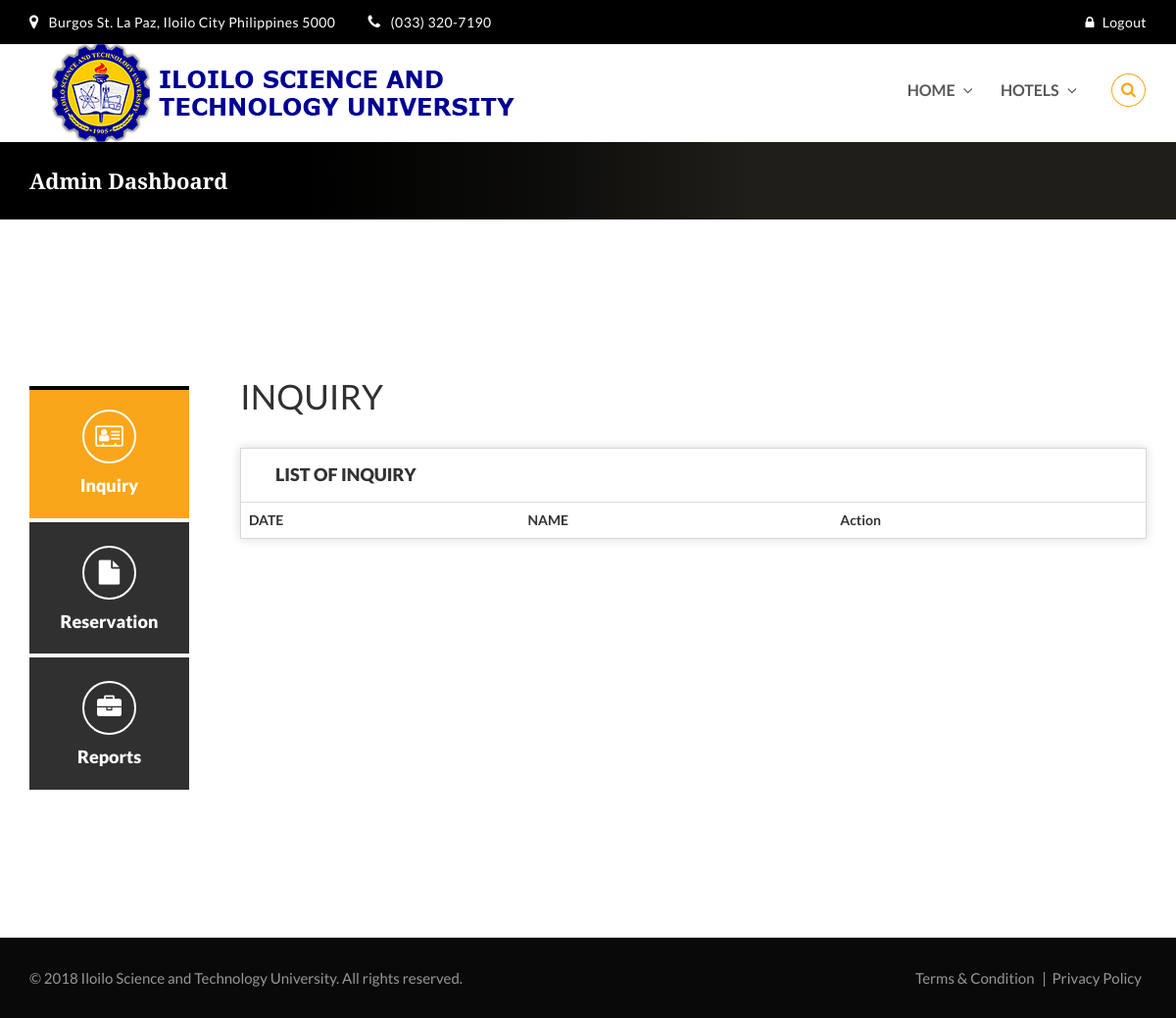
/inquiry.php (signed in), run on an earlier commit of the app's database.
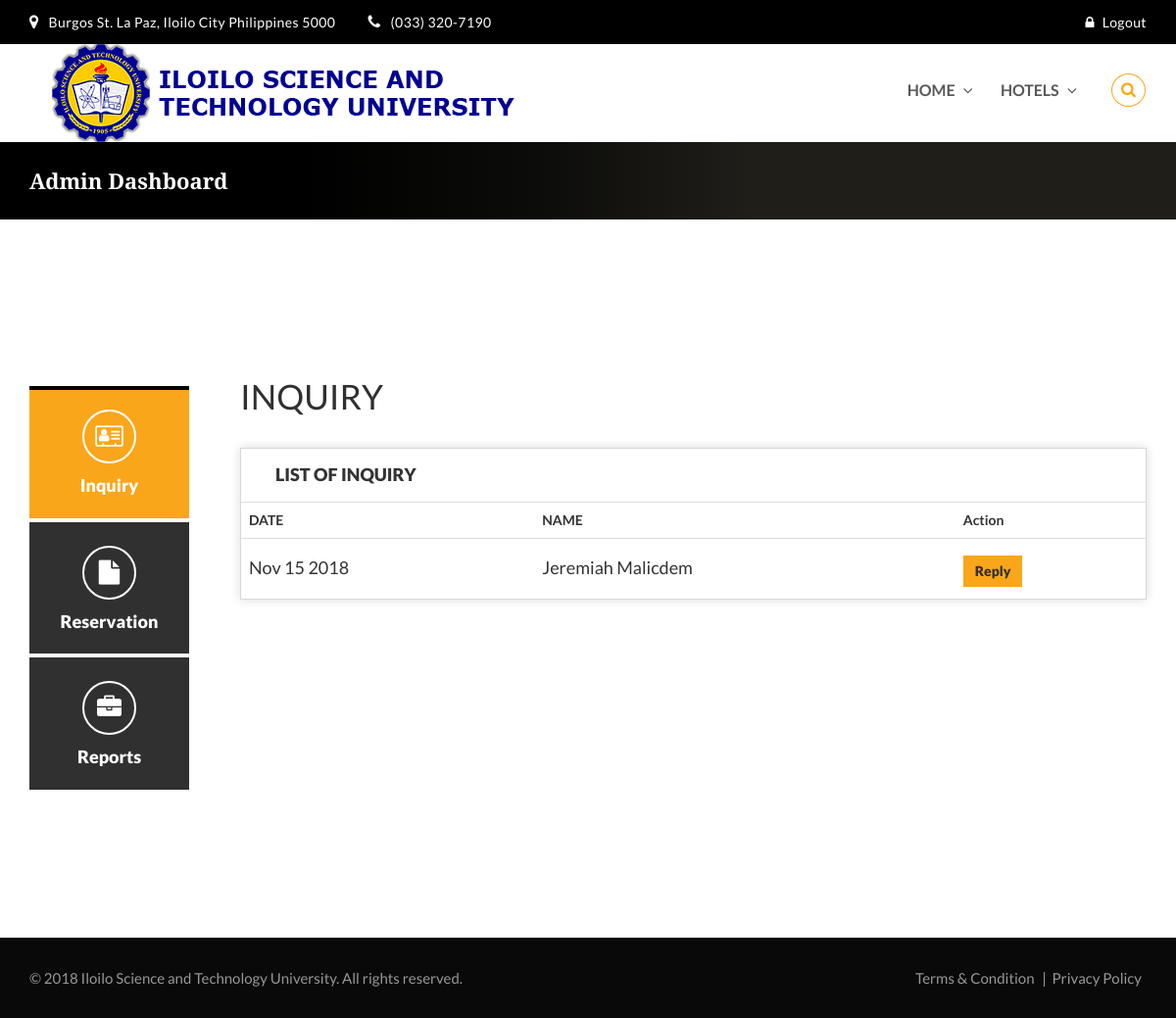
And on a later commit of the database.
### tables this page shows
CREATE TABLE `inquiry` (
  `id` int(11) NOT NULL,
  `sender_name` varchar(255) NOT NULL,
  `email` varchar(100) NOT NULL,
  `question` text NOT NULL,
  `date_inquired` date NOT NULL,
  `replied_by` int(11) DEFAULT NULL
);

### inquiry.php (the view, shortened to what the changed rows need)
<?php
require "connection.php";
?>
<!doctype html>
<html lang="en">
<head>
    <link rel="stylesheet" href="css/bootstrap.min.css">
    <link rel="stylesheet" href="css/font-awesome.min.css">
    <link rel="stylesheet" href="css/style.css">
    <link rel="stylesheet" id="cpswitch" href="css/orange.css">
    <link rel="stylesheet" href="css/responsive.css">
</head>
<body>
<section class="page-cover dashboard">
    <div class="container">
        <div class="row">
            <div class="col-sm-12">
                <h1 class="page-title">Admin Dashboard</h1>
            </div>
        </div>
    </div>
</section>
<section class="innerpage-wrapper">
    <div id="dashboard" class="innerpage-section-padding">
        <div class="container">
            <div class="row">
                <div class="col-xs-12 col-sm-12 col-md-12 col-lg-12">
                    <div class="dashboard-wrapper">
                        <div class="row">
                            <div class="col-xs-12 col-sm-10 col-md-10 dashboard-content">
                                <h2 class="dash-content-title">INQUIRY</h2>
                                <div class="dashboard-listing recent-activity">
                                    <div class="table-responsive">
                                        <table class="table table-hover">
                                            <tbody>
                                            <tr>
                                                <th>DATE</th>
                                                <th>NAME</th>
                                                <th>Action</th>
                                            </tr>
                                            <?php
                                             $stmt = $conn->query("SELECT * FROM `inquiry` WHERE `replied_by` IS NULL ORDER BY `date_inquired` LIMIT 50");
                                             while ($row = $stmt->fetch_object()) {
                                                 ?>
                                                 <tr>
                                                     <td class="dash-list-text recent-ac-text"><?= date('M d Y',strtotime($row->date_inquired))?></td>
                                                     <td class="dash-list-text recent-ac-text"><?= $row->sender_name ?></td>
                                                     <td class="dash-list-text recent-ac-text"><a href="#<?=$row->id?>" data-toggle="modal" class="btn btn-orange">Reply</a></td>
                                                 </tr>
                                            <?php
                                             }
                                             ?>
                                            </tbody>
                                        </table>
                                    </div>
                                </div>
                            </div>
                        </div>
                    </div>
                </div>
            </div>
        </div>
    </div>
</section>
</body>
</html>

What changed in the data, as far as the page shows it:
added inquiry: date_inquired "Nov 15 2018", sender_name "Jeremiah Malicdem"
